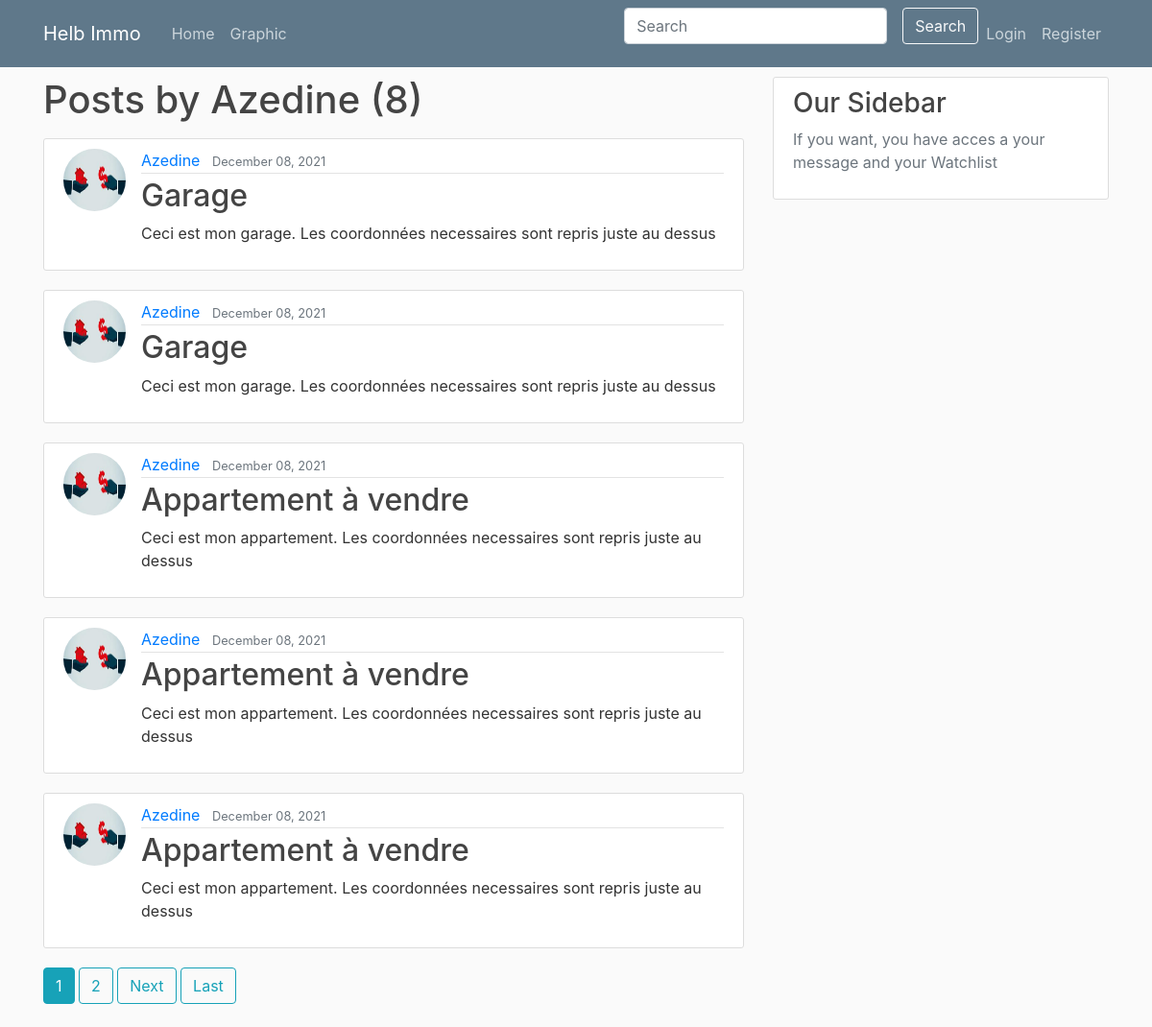
Screenshot of /user/Azedine with the database file from the repository.
### blog/models.py (models this page shows, shortened)
class Post(models.Model):
    title= models.CharField(max_length=100)
    image = models.ImageField(null = True, blank = True, upload_to='images/')
    price = models.IntegerField(default= '')
    locality = models.CharField(max_length=20, default= '')
    Type_of_property = models.CharField(max_length= 20, default='')
    superficy = models.IntegerField(default='')
    content= models.TextField()
    date_posted= models.DateTimeField(default= timezone.now)
    author= models.ForeignKey(User, on_delete=models.CASCADE)
    favourites = models.ManyToManyField(User, related_name= 'favourite', default=None, blank=True)

### users/models.py (models this page shows, shortened)
class Profile (models.Model):
    user = models.OneToOneField(User, on_delete=models.CASCADE)
    image = models.ImageField(default='default.jpg', upload_to='profile_pics')

### blog/views.py (the view)
# urls.py: path('user/<str:username>', UserPostListView.as_view(), name='user-posts'),
class UserPostListView(ListView):
    model = Post
    template_name = 'blog/user_posts.html' # <app>/<model>_<viewtype>.html
    context_object_name = 'posts'
    paginate_by =  5
    def get_queryset(self):
        user = get_object_or_404(User, username=self.kwargs.get('username'))
        return Post.objects.filter(author=user).order_by('-date_posted')

### blog/templates/blog/user_posts.html (shortened to what this page needs)
{% extends "blog/base.html" %}
{% block content %}
    <h1 class="mb-3">Posts by {{ view.kwargs.username }} ({{ page_obj.paginator.count }})</h1>
    {% for post in posts %}
        <article class="media content-section">
            <img class="rounded-circle article-img" src="{{ post.author.profile.image.url }}">
            <div class="media-body">
                <div class="article-metadata">
                    <a class="mr-2" href="{% url 'user-posts' post.author.username %}">{{ post.author }}</a>
                    <small class="text-muted">{{ post.date_posted|date:"F d, Y"}}</small>
                </div>
                <h2><a class="article-title" href="{% url 'post-detail' post.id %}">{{ post.title }}</a></h2>
                <p class="article-content">{{ post.content }}</p>
            </div>
        </article>
    {% endfor%}
    {% if is_paginated %}
        {% for num in page_obj.paginator.page_range %}
            {% if page_obj.number == num %}
                 <a class="btn btn-info mb-4" href="?page={{ num }}">{{ num }}</a>
            {% elif num > page_obj.number|add:'-3' and num < page_obj.number|add:'3' %}
                  <a class="btn btn-outline-info mb-4" href="?page={{ num }}">{{ num }}</a>
            {% endif %}
        {% endfor %}
        {% if page_obj.has_next %}
            <a class="btn btn-outline-info mb-4" href="?page={{ page_obj.next_page_number }}">Next</a>
            <a class="btn btn-outline-info mb-4" href="?page={{ page_obj.paginator.num_pages }}">Last</a>
        {% endif %}
    {% endif %}
{% endblock content %}

### blog/static/main.css (style rules this page uses)
body { background: #fafafa; color: #333333; margin-top: 5rem; }
h1, h2, h3, h4, h5, h6 { color: #444444; }
.content-section { background: #ffffff; padding: 10px 20px; border: 1px solid #dddddd; border-radius: 3px; margin-bottom: 20px; }
.article-title { color: #444444; }
.article-content { white-space: pre-line; }
.article-img { height: 65px; width: 65px; margin-right: 16px; }
.article-metadata { padding-bottom: 1px; margin-bottom: 4px; border-bottom: 1px solid #e3e3e3 }

### rows the page displays
Post: author.profile.image (picture), author "Azedine", date_posted "December 08, 2021", title "Garage", content "Ceci est mon garage. Les coordonnées necessaires sont repris juste au dessus"
Post: author.profile.image (picture), author "Azedine", date_posted "December 08, 2021", title "Garage", content "Ceci est mon garage. Les coordonnées necessaires sont repris juste au dessus"
Post: author.profile.image (picture), author "Azedine", date_posted "December 08, 2021", title "Appartement à vendre", content "Ceci est mon appartement. Les coordonnées necessaires sont repris juste au dessus"
Post: author.profile.image (picture), author "Azedine", date_posted "December 08, 2021", title "Appartement à vendre", content "Ceci est mon appartement. Les coordonnées necessaires sont repris juste au dessus"
Post: author.profile.image (picture), author "Azedine", date_posted "December 08, 2021", title "Appartement à vendre", content "Ceci est mon appartement. Les coordonnées necessaires sont repris juste au dessus"

### other values shown
{{ view.kwargs.username }} "Azedine"
{{ page_obj.paginator.count }} "8"
{{ num }} "1"
{{ num }} "2"
